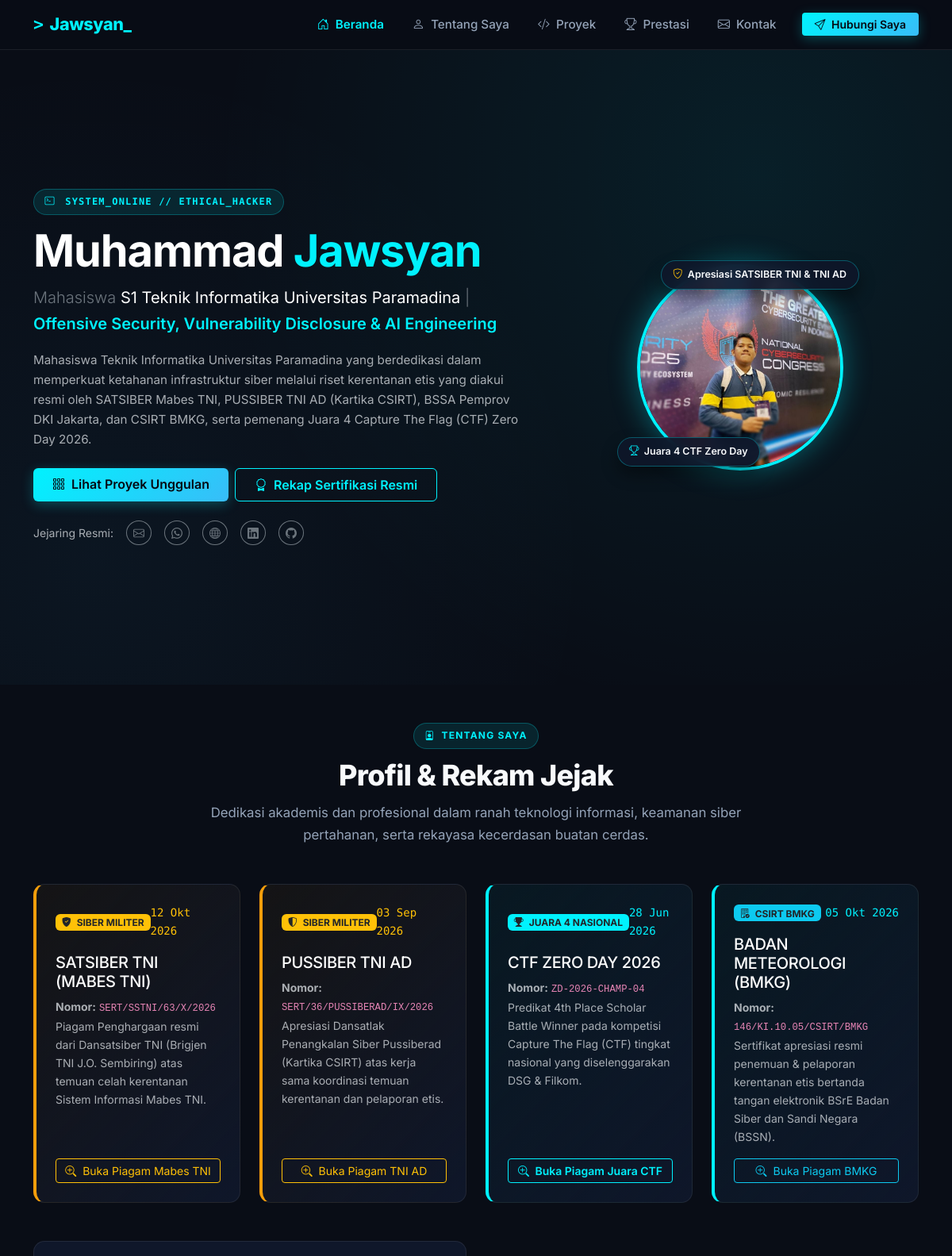
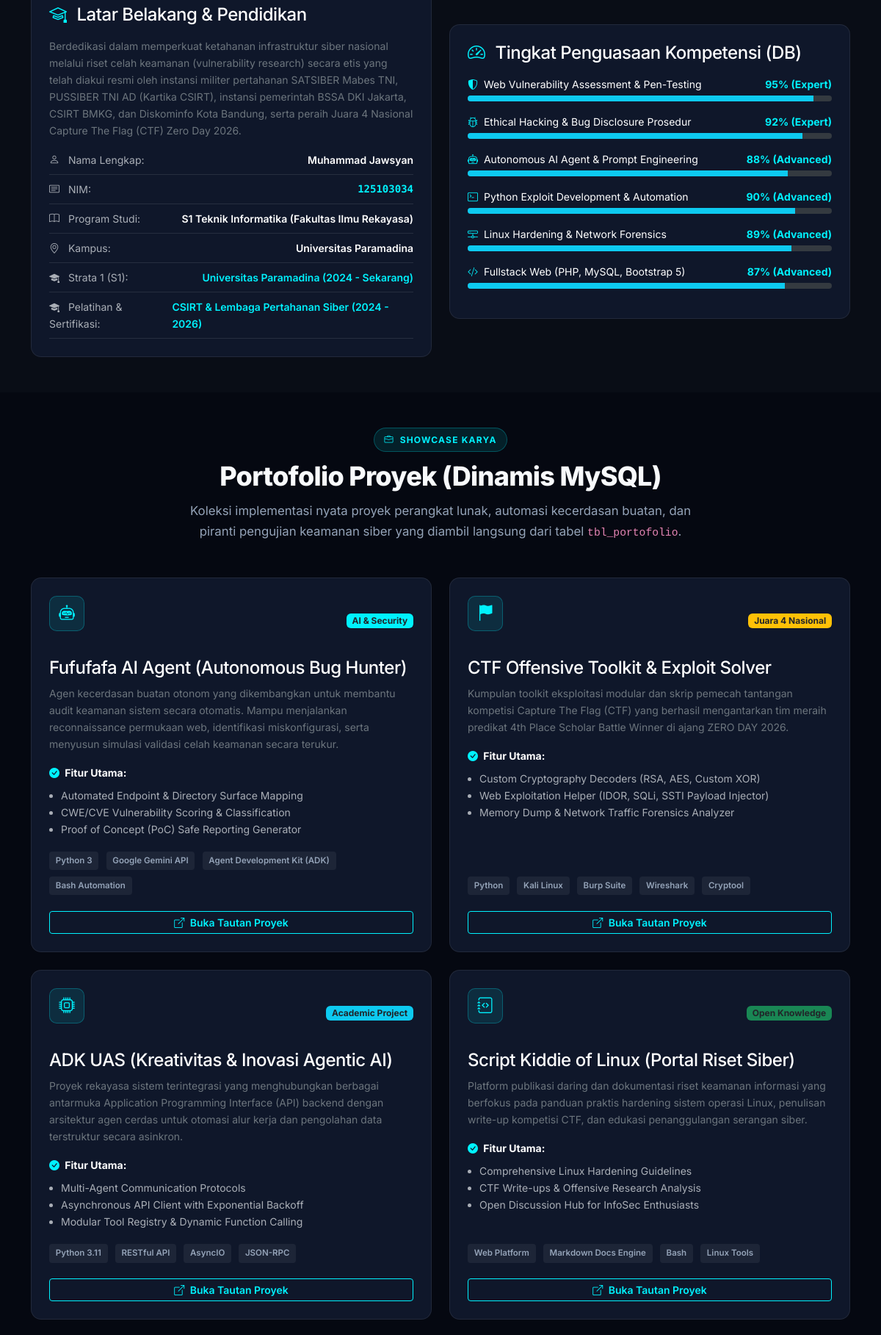
The page / (upper part) on the database its author committed (2 pictures, top to bottom).
### tables this page shows
CREATE TABLE `tbl_data_pribadi` (
    `id` INT AUTO_INCREMENT PRIMARY KEY,
    `nama_lengkap` VARCHAR(100) NOT NULL,
    `nama_panggilan` VARCHAR(50) NOT NULL,
    `nim` VARCHAR(20) NOT NULL,
    `program_studi` VARCHAR(100) NOT NULL,
    `fakultas` VARCHAR(100) NOT NULL,
    `universitas` VARCHAR(100) NOT NULL,
    `status_sistem` VARCHAR(50) NOT NULL,
    `tagline` VARCHAR(255) NOT NULL,
    `ringkasan_bio` TEXT NOT NULL,
    `tentang_lengkap` TEXT NOT NULL,
    `foto_profil` VARCHAR(255) NOT NULL,
    `badge_kehormatan_1` VARCHAR(100) NOT NULL,
    `badge_kehormatan_2` VARCHAR(100) NOT NULL,
    `updated_at` TIMESTAMP DEFAULT CURRENT_TIMESTAMP ON UPDATE CURRENT_TIMESTAMP
);

CREATE TABLE `tbl_kontak` (
    `id` INT AUTO_INCREMENT PRIMARY KEY,
    `jenis` VARCHAR(50) NOT NULL,
    `label` VARCHAR(100) NOT NULL,
    `nilai` VARCHAR(255) NOT NULL,
    `tautan` VARCHAR(255) NOT NULL,
    `ikon` VARCHAR(50) NOT NULL,
    `keterangan` VARCHAR(100) NOT NULL,
    `urutan` INT DEFAULT 1
);

CREATE TABLE `tbl_pendidikan` (
    `id` INT AUTO_INCREMENT PRIMARY KEY,
    `jenjang` VARCHAR(50) NOT NULL,
    `nama_institusi` VARCHAR(150) NOT NULL,
    `jurusan` VARCHAR(100) NOT NULL,
    `periode` VARCHAR(50) NOT NULL,
    `status` VARCHAR(50) NOT NULL,
    `keterangan` TEXT NOT NULL,
    `urutan` INT DEFAULT 1
);

CREATE TABLE `tbl_skill` (
    `id` INT AUTO_INCREMENT PRIMARY KEY,
    `nama_skill` VARCHAR(100) NOT NULL,
    `kategori` VARCHAR(50) NOT NULL,
    `persentase` INT NOT NULL,
    `level` VARCHAR(50) NOT NULL,
    `ikon` VARCHAR(50) NOT NULL,
    `urutan` INT DEFAULT 1
);

CREATE TABLE `tbl_portofolio` (
    `id` INT AUTO_INCREMENT PRIMARY KEY,
    `judul_proyek` VARCHAR(150) NOT NULL,
    `kategori` VARCHAR(50) NOT NULL,
    `badge_text` VARCHAR(50) NOT NULL,
    `badge_color` VARCHAR(20) NOT NULL,
    `deskripsi` TEXT NOT NULL,
    `fitur_1` VARCHAR(255) NOT NULL,
    `fitur_2` VARCHAR(255) NOT NULL,
    `fitur_3` VARCHAR(255) NOT NULL,
    `teknologi` VARCHAR(255) NOT NULL,
    `link_github` VARCHAR(255) NOT NULL,
    `ikon` VARCHAR(50) NOT NULL,
    `urutan` INT DEFAULT 1
);

### index.php (the view, shortened to what the rows shown need)
<?php
require_once 'koneksi.php';
$stmt_pribadi = $pdo->query("SELECT * FROM tbl_data_pribadi LIMIT 1");
$pribadi = $stmt_pribadi->fetch();
$stmt_pendidikan = $pdo->query("SELECT * FROM tbl_pendidikan ORDER BY urutan ASC");
$data_pendidikan = $stmt_pendidikan->fetchAll();
$stmt_skill = $pdo->query("SELECT * FROM tbl_skill ORDER BY urutan ASC");
$data_skill = $stmt_skill->fetchAll();
$stmt_portofolio = $pdo->query("SELECT * FROM tbl_portofolio ORDER BY urutan ASC");
$data_portofolio = $stmt_portofolio->fetchAll();
$stmt_kontak = $pdo->query("SELECT * FROM tbl_kontak ORDER BY urutan ASC");
$data_kontak = $stmt_kontak->fetchAll();
?>
<!DOCTYPE html>
<html lang="id" data-bs-theme="dark">
<head>
    <link href="https://cdn.jsdelivr.net/npm/bootstrap@5.3.3/dist/css/bootstrap.min.css" rel="stylesheet">
    <link rel="stylesheet" href="https://cdn.jsdelivr.net/npm/bootstrap-icons@1.11.3/font/bootstrap-icons.min.css">
    <link rel="stylesheet" href="assets/css/style.css">
</head>
<body data-bs-spy="scroll" data-bs-target="#mainNavbar" data-bs-offset="100" tabindex="0">
    <header class="sticky-top">
        <nav id="mainNavbar" class="navbar navbar-expand-lg custom-navbar">
            <div class="container">
                <a class="navbar-brand d-flex align-items-center gap-2" href="#beranda">
                    <span class="text-cyan font-mono">&gt;</span>
                    <span><?= htmlspecialchars($pribadi['nama_panggilan'], ENT_QUOTES, 'UTF-8') ?><span>_</span></span>
                </a>
            </div>
        </nav>
    </header>
    <main>
        <section id="beranda" class="hero-section d-flex align-items-center min-vh-100">
            <div class="container">
                <div class="row align-items-center gy-5">
                    <div class="col-12 col-lg-7 text-center text-lg-start">
                        <div class="section-tag font-mono">
                            <i class="bi bi-terminal me-1"></i> <?= htmlspecialchars($pribadi['status_sistem'], ENT_QUOTES, 'UTF-8') ?>
                        </div>
                        <h1 class="display-4 fw-bold text-white mb-2">
                            Muhammad <span class="text-cyan"><?= htmlspecialchars($pribadi['nama_panggilan'], ENT_QUOTES, 'UTF-8') ?></span>
                        </h1>
                        <p class="lead text-secondary mb-3">
                            Mahasiswa <strong class="text-white"><?= htmlspecialchars($pribadi['program_studi'], ENT_QUOTES, 'UTF-8') ?> <?= htmlspecialchars($pribadi['universitas'], ENT_QUOTES, 'UTF-8') ?></strong> |
                            <span class="text-cyan fw-semibold"><?= htmlspecialchars($pribadi['tagline'], ENT_QUOTES, 'UTF-8') ?></span>
                        </p>
                        <p class="text-muted mb-4 pe-lg-4" style="font-size: 0.95rem;">
                            <?= htmlspecialchars($pribadi['ringkasan_bio'], ENT_QUOTES, 'UTF-8') ?>
                        </p>
                        <div class="d-flex flex-wrap gap-2 justify-content-center justify-content-lg-start mb-4 btn-group-responsive">
                            <a href="#proyek" class="btn btn-primary px-4 py-2">
                            </a>
                            <a href="#prestasi" class="btn btn-outline-primary px-4 py-2">
                            </a>
                        </div>
                        <div class="d-flex gap-3 justify-content-center justify-content-lg-start align-items-center">
                            <span class="text-muted small">Jejaring Resmi:</span>
                            <?php foreach ($data_kontak as $ktk): ?>
                                <?php if ($ktk['jenis'] !== 'Lokasi'): ?>
                                    <a href="<?= htmlspecialchars($ktk['tautan'], ENT_QUOTES, 'UTF-8') ?>" target="_blank" rel="noopener noreferrer" class="btn btn-sm btn-outline-secondary rounded-circle" title="<?= htmlspecialchars($ktk['label'], ENT_QUOTES, 'UTF-8') ?>">
                                        <i class="bi <?= htmlspecialchars($ktk['ikon'], ENT_QUOTES, 'UTF-8') ?>"></i>
                                    </a>
                                <?php endif; ?>
                            <?php endforeach; ?>
                        </div>
                    </div>
                    <div class="col-12 col-lg-5 text-center">
                        <div class="hero-avatar-wrapper">
                            <img src="<?= htmlspecialchars($pribadi['foto_profil'], ENT_QUOTES, 'UTF-8') ?>" alt="Foto Profil <?= htmlspecialchars($pribadi['nama_lengkap'], ENT_QUOTES, 'UTF-8') ?>" class="hero-avatar">
                            <div class="floating-badge badge-top-right d-none d-lg-inline-flex">
                                <i class="bi bi-shield-check text-warning"></i>
                                <span><?= htmlspecialchars($pribadi['badge_kehormatan_1'], ENT_QUOTES, 'UTF-8') ?></span>
                            </div>
                            <div class="floating-badge badge-bottom-left d-none d-lg-inline-flex">
                                <i class="bi bi-trophy text-cyan"></i>
                                <span><?= htmlspecialchars($pribadi['badge_kehormatan_2'], ENT_QUOTES, 'UTF-8') ?></span>
                            </div>
                        </div>
                    </div>
                </div>
            </div>
        </section>
        <section id="tentang" class="py-5">
            <div class="container">
                <header class="text-center mb-5">
                    <h2 class="section-title">Profil & Rekam Jejak</h2>
                </header>
                <div class="row g-4 align-items-center">
                    <div class="col-12 col-lg-6">
                        <div class="custom-card p-4 h-100">
                            <h3 class="h4 text-white mb-3"><i class="bi bi-mortarboard text-cyan me-2"></i> Latar Belakang & Pendidikan</h3>
                            <p class="text-secondary small mb-3">
                                <?= htmlspecialchars($pribadi['tentang_lengkap'], ENT_QUOTES, 'UTF-8') ?>
                            </p>
                            <ul class="list-unstyled mb-0 d-flex flex-column gap-2 small">
                                <li class="d-flex justify-content-between border-bottom pb-2 border-secondary border-opacity-25">
                                    <span class="text-muted"><i class="bi bi-person me-2"></i> Nama Lengkap:</span>
                                    <span class="text-white fw-semibold"><?= htmlspecialchars($pribadi['nama_lengkap'], ENT_QUOTES, 'UTF-8') ?></span>
                                </li>
                                <li class="d-flex justify-content-between border-bottom pb-2 border-secondary border-opacity-25">
                                    <span class="text-muted"><i class="bi bi-card-text me-2"></i> NIM:</span>
                                    <span class="text-cyan font-mono fw-semibold"><?= htmlspecialchars($pribadi['nim'], ENT_QUOTES, 'UTF-8') ?></span>
                                </li>
                                <li class="d-flex justify-content-between border-bottom pb-2 border-secondary border-opacity-25">
                                    <span class="text-muted"><i class="bi bi-book me-2"></i> Program Studi:</span>
                                    <span class="text-white fw-semibold"><?= htmlspecialchars($pribadi['program_studi'], ENT_QUOTES, 'UTF-8') ?> (<?= htmlspecialchars($pribadi['fakultas'], ENT_QUOTES, 'UTF-8') ?>)</span>
                                </li>
                                <li class="d-flex justify-content-between border-bottom pb-2 border-secondary border-opacity-25">
                                    <span class="text-muted"><i class="bi bi-geo-alt me-2"></i> Kampus:</span>
                                    <span class="text-white fw-semibold"><?= htmlspecialchars($pribadi['universitas'], ENT_QUOTES, 'UTF-8') ?></span>
                                </li>
                                <?php foreach ($data_pendidikan as $pend): ?>
                                <li class="d-flex justify-content-between border-bottom pb-2 border-secondary border-opacity-25">
                                    <span class="text-muted"><i class="bi bi-mortarboard-fill me-2"></i> <?= htmlspecialchars($pend['jenjang'], ENT_QUOTES, 'UTF-8') ?>:</span>
                                    <span class="text-cyan fw-semibold"><?= htmlspecialchars($pend['nama_institusi'], ENT_QUOTES, 'UTF-8') ?> (<?= htmlspecialchars($pend['periode'], ENT_QUOTES, 'UTF-8') ?>)</span>
                                </li>
                                <?php endforeach; ?>
                            </ul>
                        </div>
                    </div>
                    <div class="col-12 col-lg-6">
                        <div class="custom-card p-4 h-100">
                            <?php foreach ($data_skill as $sk): ?>
                            <div class="mb-3">
                                <div class="d-flex justify-content-between small mb-1">
                                    <span class="text-white"><i class="bi <?= htmlspecialchars($sk['ikon'], ENT_QUOTES, 'UTF-8') ?> text-cyan me-1"></i> <?= htmlspecialchars($sk['nama_skill'], ENT_QUOTES, 'UTF-8') ?></span>
                                    <span class="text-cyan fw-bold"><?= (int)$sk['persentase'] ?>% (<?= htmlspecialchars($sk['level'], ENT_QUOTES, 'UTF-8') ?>)</span>
                                </div>
                                <div class="progress" style="height: 8px;">
                                    <div class="progress-bar bg-info" role="progressbar" style="width: <?= (int)$sk['persentase'] ?>%;" aria-valuenow="<?= (int)$sk['persentase'] ?>" aria-valuemin="0" aria-valuemax="100"></div>
                                </div>
                            </div>
                            <?php endforeach; ?>
                        </div>
                    </div>
                </div>
            </div>
        </section>
        <section id="proyek" class="py-5 bg-darker">
            <div class="container">
                <header class="text-center mb-5">
                    <h2 class="section-title">Portofolio Proyek (Dinamis MySQL)</h2>
                </header>
                <div class="row g-4">
                    <?php foreach ($data_portofolio as $port): ?>
                    <div class="col-12 col-md-6 col-lg-6">
                        <article class="custom-card p-4 project-card">
                            <div>
                                <div class="d-flex align-items-center justify-content-between mb-3">
                                    <div class="project-icon-box">
                                        <i class="bi <?= htmlspecialchars($port['ikon'], ENT_QUOTES, 'UTF-8') ?>"></i>
                                    </div>
                                    <span class="badge bg-<?= htmlspecialchars($port['badge_color'], ENT_QUOTES, 'UTF-8') ?> text-dark fw-bold">
                                        <?= htmlspecialchars($port['badge_text'], ENT_QUOTES, 'UTF-8') ?>
                                    </span>
                                </div>
                                <h3 class="h4 text-white mb-2"><?= htmlspecialchars($port['judul_proyek'], ENT_QUOTES, 'UTF-8') ?></h3>
                                <p class="text-secondary small mb-3">
                                    <?= htmlspecialchars($port['deskripsi'], ENT_QUOTES, 'UTF-8') ?>
                                </p>
                                <div class="mb-3">
                                    <strong class="d-block text-white small mb-2"><i class="bi bi-check-circle-fill text-cyan me-1"></i> Fitur Utama:</strong>
                                    <ul class="text-muted small ps-3 mb-0">
                                        <li><?= htmlspecialchars($port['fitur_1'], ENT_QUOTES, 'UTF-8') ?></li>
                                        <li><?= htmlspecialchars($port['fitur_2'], ENT_QUOTES, 'UTF-8') ?></li>
                                        <li><?= htmlspecialchars($port['fitur_3'], ENT_QUOTES, 'UTF-8') ?></li>
                                    </ul>
                                </div>
                            </div>
                            <div>
                                <div class="mb-3">
                                    <?php
                                    $tech_list = explode(',', $port['teknologi']);
                                    foreach ($tech_list as $t):
                                    ?>
                                        <span class="tech-tag"><?= htmlspecialchars(trim($t), ENT_QUOTES, 'UTF-8') ?></span>
                                    <?php endforeach; ?>
                                </div>
                                <a href="<?= htmlspecialchars($port['link_github'], ENT_QUOTES, 'UTF-8') ?>" target="_blank" rel="noopener noreferrer" class="btn btn-sm btn-outline-primary w-100">
                                    <i class="bi bi-box-arrow-up-right me-1"></i> Buka Tautan Proyek
                                </a>
                            </div>
                        </article>
                    </div>
                    <?php endforeach; ?>
                </div>
            </div>
        </section>
    </main>
</body>
</html>

### rows shown on the page
tbl_data_pribadi: nama_panggilan "Jawsyan", status_sistem "SYSTEM_ONLINE // ETHICAL_HACKER", program_studi "S1 Teknik Informatika", universitas "Universitas Paramadina", tagline "Offensive Security, Vulnerability Disclosure & AI Engineering", ringkasan_bio "Mahasiswa Teknik Informatika Universitas Paramadina yang berdedikasi dalam memperkuat ketahanan infrastruktur siber melalui riset kerentanan etis yang diakui resmi oleh SATSIBER Mabes TNI, PUSSIBER TNI AD (Kartika CSIRT), BSSA Pemprov DKI Jakarta, dan CSIRT BMKG, serta pemenang Juara 4 Capture The Flag (CTF) Zero Day 2026.", foto_profil (placeholder picture), badge_kehormatan_1 "Apresiasi SATSIBER TNI & TNI AD", badge_kehormatan_2 "Juara 4 CTF Zero Day", tentang_lengkap "Berdedikasi dalam memperkuat ketahanan infrastruktur siber nasional melalui riset celah keamanan (vulnerability research) secara etis yang telah diakui resmi oleh instansi militer pertahanan SATSIBER Mabes TNI, PUSSIBER TNI AD (Kartika CSIRT), instansi pemerintah BSSA DKI Jakarta, CSIRT BMKG, dan Diskominfo Kota Bandung, serta peraih Juara 4 Nasional Capture The Flag (CTF) Zero Day 2026.", nama_lengkap "Muhammad Jawsyan", nim "125103034", fakultas "Fakultas Ilmu Rekayasa"
tbl_pendidikan: jenjang "Strata 1 (S1)", nama_institusi "Universitas Paramadina", periode "2024 - Sekarang"
tbl_pendidikan: jenjang "Pelatihan & Sertifikasi", nama_institusi "CSIRT & Lembaga Pertahanan Siber", periode "2024 - 2026"
tbl_skill: nama_skill "Web Vulnerability Assessment & Pen-Testing", persentase "95", level "Expert"
tbl_skill: nama_skill "Ethical Hacking & Bug Disclosure Prosedur", persentase "92", level "Expert"
tbl_skill: nama_skill "Autonomous AI Agent & Prompt Engineering", persentase "88", level "Advanced"
tbl_skill: nama_skill "Python Exploit Development & Automation", persentase "90", level "Advanced"
tbl_skill: nama_skill "Linux Hardening & Network Forensics", persentase "89", level "Advanced"
tbl_skill: nama_skill "Fullstack Web (PHP, MySQL, Bootstrap 5)", persentase "87", level "Advanced"
tbl_portofolio: badge_text "AI & Security", judul_proyek "Fufufafa AI Agent (Autonomous Bug Hunter)", deskripsi "Agen kecerdasan buatan otonom yang dikembangkan untuk membantu audit keamanan sistem secara otomatis. Mampu menjalankan reconnaissance permukaan web, identifikasi miskonfigurasi, serta menyusun simulasi validasi celah keamanan secara terukur.", fitur_1 "Automated Endpoint & Directory Surface Mapping", fitur_2 "CWE/CVE Vulnerability Scoring & Classification", fitur_3 "Proof of Concept (PoC) Safe Reporting Generator", teknologi "Python 3", teknologi "Google Gemini API", teknologi "Agent Development Kit (ADK)", teknologi "Bash Automation"
tbl_portofolio: badge_text "Juara 4 Nasional", judul_proyek "CTF Offensive Toolkit & Exploit Solver", deskripsi "Kumpulan toolkit eksploitasi modular dan skrip pemecah tantangan kompetisi Capture The Flag (CTF) yang berhasil mengantarkan tim meraih predikat 4th Place Scholar Battle Winner di ajang ZERO DAY 2026.", fitur_1 "Custom Cryptography Decoders (RSA, AES, Custom XOR)", fitur_2 "Web Exploitation Helper (IDOR, SQLi, SSTI Payload Injector)", fitur_3 "Memory Dump & Network Traffic Forensics Analyzer", teknologi "Python", teknologi "Kali Linux", teknologi "Burp Suite", teknologi "Wireshark", teknologi "Cryptool"
tbl_portofolio: badge_text "Academic Project", judul_proyek "ADK UAS (Kreativitas & Inovasi Agentic AI)", deskripsi "Proyek rekayasa sistem terintegrasi yang menghubungkan berbagai antarmuka Application Programming Interface (API) backend dengan arsitektur agen cerdas untuk otomasi alur kerja dan pengolahan data terstruktur secara asinkron.", fitur_1 "Multi-Agent Communication Protocols", fitur_2 "Asynchronous API Client with Exponential Backoff", fitur_3 "Modular Tool Registry & Dynamic Function Calling", teknologi "Python 3.11", teknologi "RESTful API", teknologi "AsyncIO", teknologi "JSON-RPC"
tbl_portofolio: badge_text "Open Knowledge", judul_proyek "Script Kiddie of Linux (Portal Riset Siber)", deskripsi "Platform publikasi daring dan dokumentasi riset keamanan informasi yang berfokus pada panduan praktis hardening sistem operasi Linux, penulisan write-up kompetisi CTF, dan edukasi penanggulangan serangan siber.", fitur_1 "Comprehensive Linux Hardening Guidelines", fitur_2 "CTF Write-ups & Offensive Research Analysis", fitur_3 "Open Discussion Hub for InfoSec Enthusiasts", teknologi "Web Platform", teknologi "Markdown Docs Engine", teknologi "Bash", teknologi "Linux Tools"
